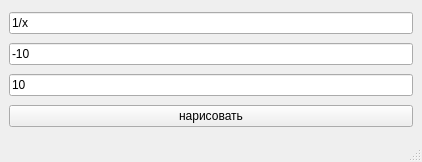
<?xml version="1.0" encoding="UTF-8"?>
<ui version="4.0">
 <class>MainWindow</class>
 <widget class="QMainWindow" name="MainWindow">
  <property name="geometry">
   <rect>
    <x>0</x>
    <y>0</y>
    <width>422</width>
    <height>162</height>
   </rect>
  </property>
  <property name="windowTitle">
   <string>нарисуй свой график</string>
  </property>
  <widget class="QWidget" name="centralwidget">
   <layout class="QVBoxLayout" name="verticalLayout">
    <item>
     <widget class="QLineEdit" name="fncEdit">
      <property name="text">
       <string>1/x</string>
      </property>
     </widget>
    </item>
    <item>
     <widget class="QLineEdit" name="startEdit">
      <property name="text">
       <string>-10</string>
      </property>
     </widget>
    </item>
    <item>
     <widget class="QLineEdit" name="stopEdit">
      <property name="text">
       <string>10</string>
      </property>
     </widget>
    </item>
    <item>
     <widget class="QPushButton" name="pushButton">
      <property name="text">
       <string>нарисовать</string>
      </property>
     </widget>
    </item>
   </layout>
  </widget>
  <widget class="QStatusBar" name="statusbar"/>
 </widget>
 <resources/>
 <connections/>
</ui>
